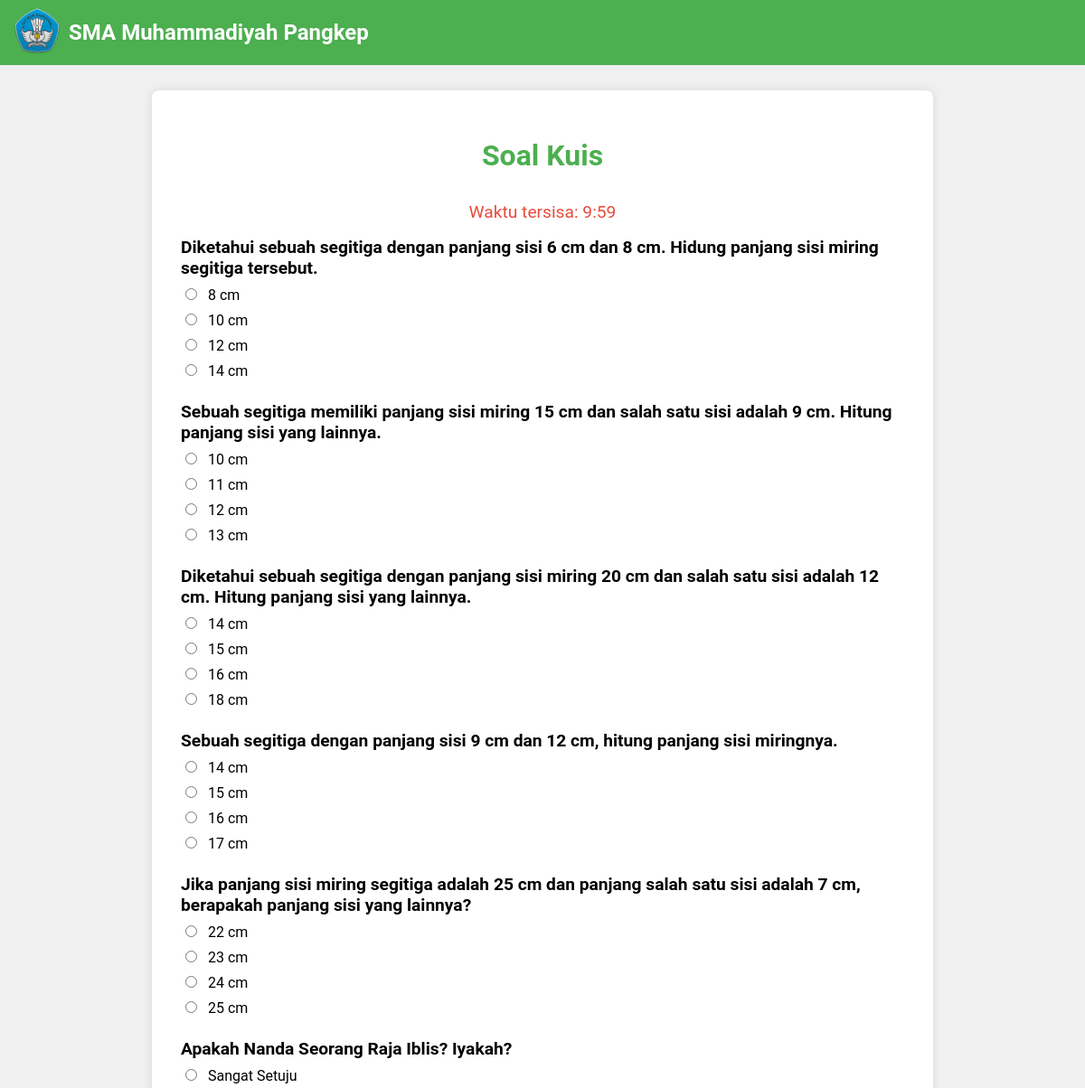
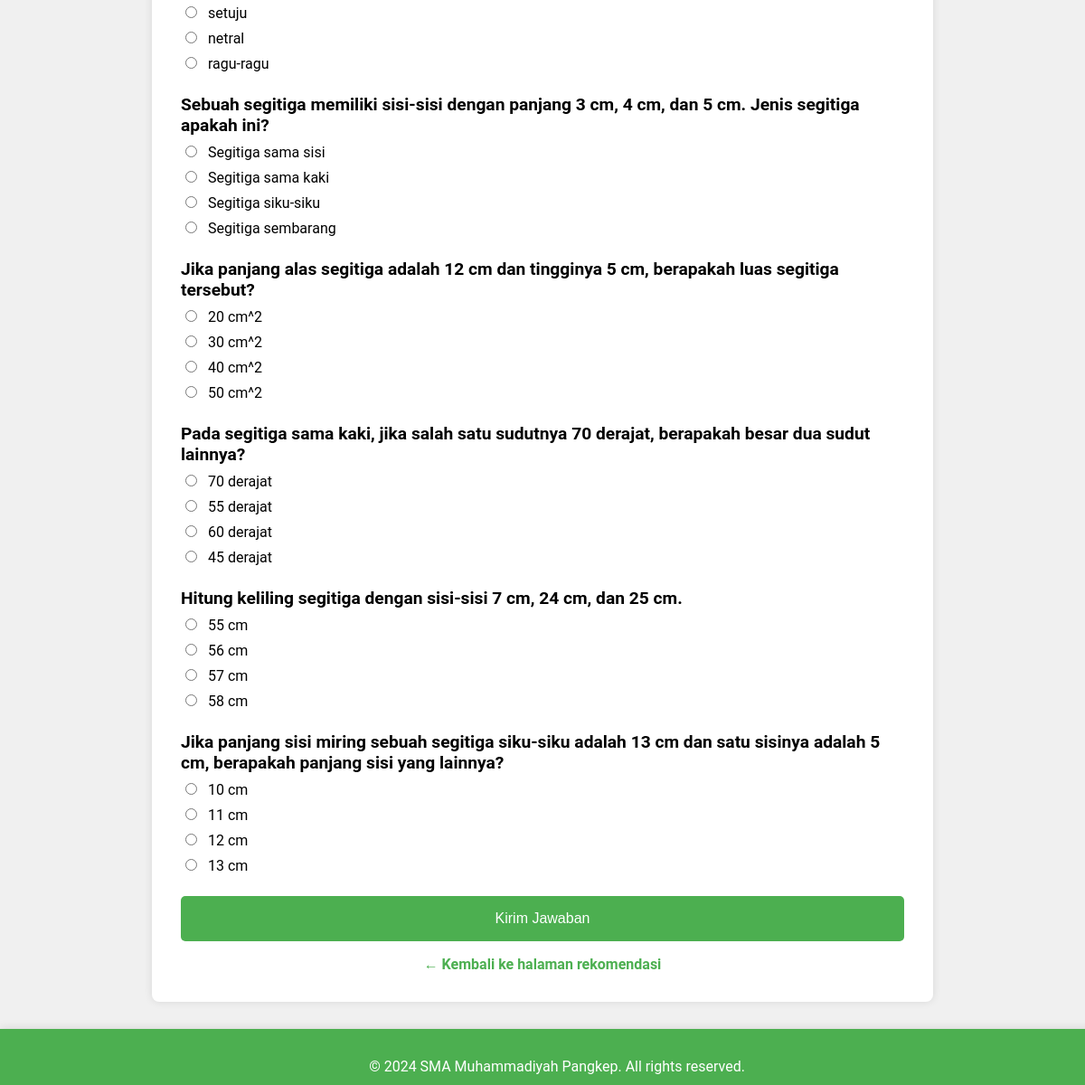
Page /Siswa/soal.php?recommendation_id=7 on the committed database (2 pictures, top to bottom).
### tables this page shows
CREATE TABLE `soal_rekomendasi` (
  `id` int NOT NULL,
  `soal` text,
  `jawaban_benar` varchar(255) DEFAULT NULL,
  `opsi1` varchar(255) DEFAULT NULL,
  `opsi2` varchar(255) DEFAULT NULL,
  `opsi3` varchar(255) DEFAULT NULL,
  `opsi4` varchar(255) DEFAULT NULL,
  `rekomendasi_id` int DEFAULT NULL
);

### Siswa/soal.php (the view, shortened to what this page needs)
<?php
require_once '../koneksi.php';
$rekomendasi_id = isset($_GET['recommendation_id']) ? intval($_GET['recommendation_id']) : 0;
$sql = "SELECT id, soal, opsi1, opsi2, opsi3, opsi4 FROM soal_rekomendasi WHERE rekomendasi_id = ?";
$stmt = $conn->prepare($sql);
$stmt->bind_param("i", $rekomendasi_id);
$stmt->execute();
$result = $stmt->get_result();
?>
<!DOCTYPE html>
<html lang="en">
<head>
    <link rel="stylesheet" href="https://cdnjs.cloudflare.com/ajax/libs/animate.css/4.1.1/animate.min.css">
    <link rel="stylesheet" href="https://cdnjs.cloudflare.com/ajax/libs/font-awesome/6.0.0-beta3/css/all.min.css">
</head>
<body>
<header>
    <div class="logo-container">
        <div class="logo">
            <img src="../gambar/logo.png" alt="Logo">
        </div>
        <div class="school-name">
            <p>SMA Muhammadiyah Pangkep</p>
        </div>
    </div>
</header>
<main>
    <div class="quiz-container">
        <h1>Soal Kuis</h1>
        <div id="timer">Waktu tersisa: 10:00</div>
        <form action="submit_answers.php" method="post">
            <?php if ($result->num_rows > 0): ?>
                <?php while ($row = $result->fetch_assoc()): ?>
                    <div class="question">
                        <h2><?php echo htmlspecialchars($row['soal']); ?></h2>
                        <?php if (!is_null($row['opsi1'])): ?>
                            <label><input type="radio" name="question_<?php echo $row['id']; ?>" value="<?php echo htmlspecialchars($row['opsi1']); ?>"> <?php echo htmlspecialchars($row['opsi1']); ?></label>
                        <?php endif; ?>
                        <?php if (!is_null($row['opsi2'])): ?>
                            <label><input type="radio" name="question_<?php echo $row['id']; ?>" value="<?php echo htmlspecialchars($row['opsi2']); ?>"> <?php echo htmlspecialchars($row['opsi2']); ?></label>
                        <?php endif; ?>
                        <?php if (!is_null($row['opsi3'])): ?>
                            <label><input type="radio" name="question_<?php echo $row['id']; ?>" value="<?php echo htmlspecialchars($row['opsi3']); ?>"> <?php echo htmlspecialchars($row['opsi3']); ?></label>
                        <?php endif; ?>
                        <?php if (!is_null($row['opsi4'])): ?>
                            <label><input type="radio" name="question_<?php echo $row['id']; ?>" value="<?php echo htmlspecialchars($row['opsi4']); ?>"> <?php echo htmlspecialchars($row['opsi4']); ?></label>
                        <?php endif; ?>
                    </div>
                <?php endwhile; ?>
                <button type="submit" class="submit-btn">Kirim Jawaban</button>
            <?php else: ?>
                <p>Tidak ada soal untuk rekomendasi ini.</p>
            <?php endif; ?>
        </form>
        <div class="back-link">
            <a href="recommendations.php">← Kembali ke halaman rekomendasi</a>
        </div>
    </div>
</main>
<footer>
    <p>&copy; 2024 SMA Muhammadiyah Pangkep. All rights reserved.</p>
</footer>
</body>
</html>

### Siswa/soal.php (style rules this page uses)
body { font-family: 'Roboto', sans-serif; background-color: #f0f0f0; margin: 0; padding: 0; box-sizing: border-box; }
header { background-color: #4CAF50; color: white; padding: 1rem; display: flex; height: 40px; justify-content: space-between; align-items: center; position: fixed; width: 99%; z-index: 1000; }
.logo-container { display: flex; align-items: center; }
.logo img { width: 50px; margin-right: 10px; }
.school-name p { margin: 0; font-size: 1.5rem; font-weight: bold; }
main { padding: 2rem; padding-top: 100px; }
.quiz-container { max-width: 800px; margin: 0 auto; background-color: white; padding: 2rem; border-radius: 8px; box-shadow: 0 0 10px rgba(0, 0, 0, 0.1); margin-bottom: 60px; }
.quiz-container h1 { text-align: center; margin-bottom: 2rem; font-size: 2rem; color: #4CAF50; }
.question { margin-bottom: 1.5rem; }
.question h2 { font-size: 1.2rem; margin-bottom: 0.5rem; }
.question label { display: block; margin-bottom: 0.5rem; }
.question input[type="radio"] { margin-right: 0.5rem; }
.submit-btn { display: block; width: 100%; padding: 1rem; background-color: #4CAF50; color: white; border: none; border-radius: 5px; font-size: 1rem; cursor: pointer; transition: background-color 0.3s; }
footer { background-color: #4CAF50; color: white; text-align: center; padding: 1rem; height: 30px; width: 100%; position: fixed; bottom: 0; box-shadow: 0 -1px 10px rgba(0, 0, 0, 0.1); }
.back-link { text-align: center; margin-top: 1rem; }
.back-link a { color: #4CAF50; text-decoration: none; font-weight: bold; }
#timer { font-size: 1.2rem; color: #e74c3c; text-align: center; margin-bottom: 1rem; }

### rows in the picture
soal_rekomendasi: soal "Diketahui sebuah segitiga dengan panjang sisi 6 cm dan 8 cm. Hidung panjang sisi miring segitiga tersebut.", opsi1 "8 cm", opsi2 "10 cm", opsi3 "12 cm", opsi4 "14 cm"
soal_rekomendasi: soal "Sebuah segitiga memiliki panjang sisi miring 15 cm dan salah satu sisi adalah 9 cm. Hitung panjang sisi yang lainnya.", opsi1 "10 cm", opsi2 "11 cm", opsi3 "12 cm", opsi4 "13 cm"
soal_rekomendasi: soal "Diketahui sebuah segitiga dengan panjang sisi miring 20 cm dan salah satu sisi adalah 12 cm. Hitung panjang sisi yang lainnya.", opsi1 "14 cm", opsi2 "15 cm", opsi3 "16 cm", opsi4 "18 cm"
soal_rekomendasi: soal "Sebuah segitiga dengan panjang sisi 9 cm dan 12 cm, hitung panjang sisi miringnya.", opsi1 "14 cm", opsi2 "15 cm", opsi3 "16 cm", opsi4 "17 cm"
soal_rekomendasi: soal "Jika panjang sisi miring segitiga adalah 25 cm dan panjang salah satu sisi adalah 7 cm, berapakah panjang sisi yang lainnya?", opsi1 "22 cm", opsi2 "23 cm", opsi3 "24 cm", opsi4 "25 cm"
soal_rekomendasi: soal "Apakah Nanda Seorang Raja Iblis? Iyakah?", opsi1 "Sangat Setuju", opsi2 "setuju", opsi3 "netral", opsi4 "ragu-ragu"
soal_rekomendasi: soal "Sebuah segitiga memiliki sisi-sisi dengan panjang 3 cm, 4 cm, dan 5 cm. Jenis segitiga apakah ini?", opsi1 "Segitiga sama sisi", opsi2 "Segitiga sama kaki", opsi3 "Segitiga siku-siku", opsi4 "Segitiga sembarang"
soal_rekomendasi: soal "Jika panjang alas segitiga adalah 12 cm dan tingginya 5 cm, berapakah luas segitiga tersebut?", opsi1 "20 cm^2", opsi2 "30 cm^2", opsi3 "40 cm^2", opsi4 "50 cm^2"
soal_rekomendasi: soal "Pada segitiga sama kaki, jika salah satu sudutnya 70 derajat, berapakah besar dua sudut lainnya?", opsi1 "70 derajat", opsi2 "55 derajat", opsi3 "60 derajat", opsi4 "45 derajat"
soal_rekomendasi: soal "Hitung keliling segitiga dengan sisi-sisi 7 cm, 24 cm, dan 25 cm.", opsi1 "55 cm", opsi2 "56 cm", opsi3 "57 cm", opsi4 "58 cm"
soal_rekomendasi: soal "Jika panjang sisi miring sebuah segitiga siku-siku adalah 13 cm dan satu sisinya adalah 5 cm, berapakah panjang sisi yang lainnya?", opsi1 "10 cm", opsi2 "11 cm", opsi3 "12 cm", opsi4 "13 cm"
